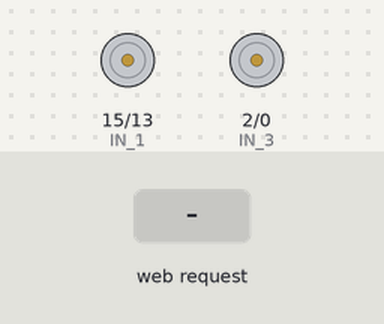
Simulated run of this sketch. Board: ESP8266 (NodeMCU). Parts: motor-driver pin pairs drawn as motors (green arrow = first pin HIGH = forward, orange = second pin HIGH = backward, longer = more drive, scaled by the enable pin). The inputs (shaded band) are chosen by the test bench. WiFi joins after 1.5 s; servers stay silent unless stated; what the sketch prints to the serial monitor is not drawn.

Above: at 2.7 s.
2.8 s: HTTP request GET /LED=ON received
4.3 s: HTTP request GET /state=foward received
At 5.5 s:
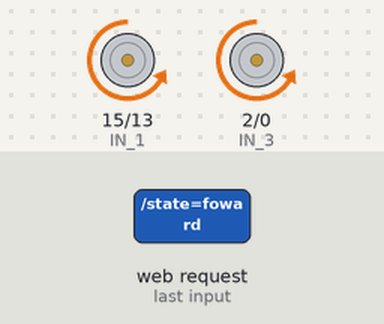
5.8 s: HTTP request GET /state=back received
At 6.7 s:
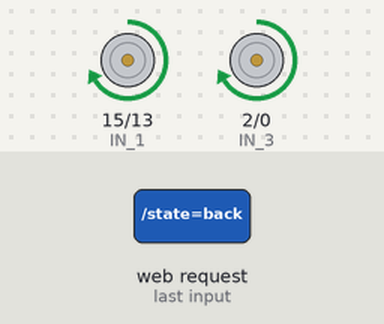
7.3 s: HTTP request GET /LED=OFF received
At 7.8 s:
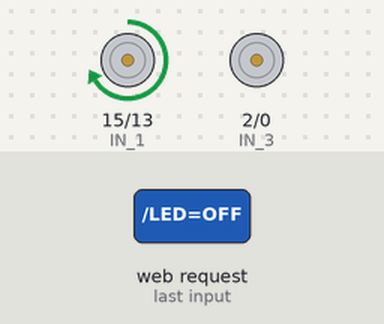
8.8 s: HTTP request GET /state=left received
At 10.0 s:
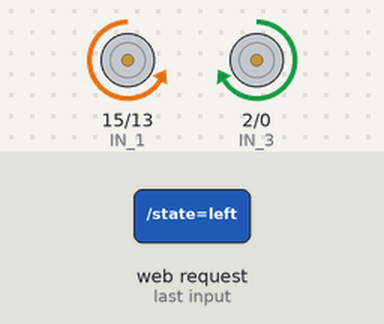
10.3 s: HTTP request GET /state=right received
At 11.3 s:
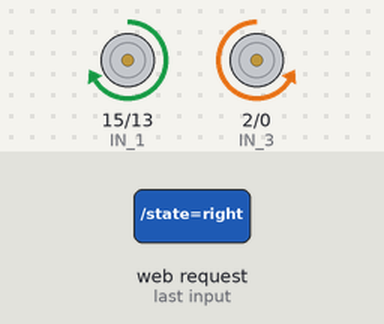
Timing chart, 0 to 12.8 s (numbered marks = the images above; inputs shaded):
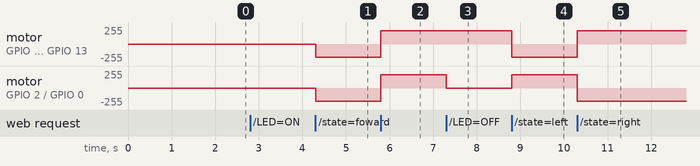

The sketch:

tank_web_control_cod.ino
```cpp
#include <ESP8266WiFi.h>
const char* ssid = "Mf-mustafa";    //  Your Wi-Fi Name
const char* password = "Xkıuy01@";   // Wi-Fi Password
int LED = 2;   // led connected to GPIO2 (D4)
WiFiServer server(80);

/*******************************/

#define ENA   14          // Enable/speed motors Right        GPIO14(D5)
#define ENB   12          // Enable/speed motors Left         GPIO12(D6)
#define IN_1  15          // L298N in1 motors Rightx          GPIO15(D8)
#define IN_2  13          // L298N in2 motors Right           GPIO13(D7)
#define IN_3  2           // L298N in3 motors Left            GPIO2(D4)
#define IN_4  0           // L298N in4 motors Left            GPIO0(D3)

int speedCar = 200;
int speed_Coeff = 3;

void goAhead(){

      digitalWrite(IN_1, LOW);
      digitalWrite(IN_2, HIGH);
      analogWrite(ENA, speedCar);

      digitalWrite(IN_3, LOW);
      digitalWrite(IN_4, HIGH);
      analogWrite(ENB, speedCar);
  }

void goBack(){

      digitalWrite(IN_1, HIGH);
      digitalWrite(IN_2, LOW);
      analogWrite(ENA, speedCar);

      digitalWrite(IN_3, HIGH);
      digitalWrite(IN_4, LOW);
      analogWrite(ENB, speedCar);
  }

void goRight(){

      digitalWrite(IN_1, HIGH);
      digitalWrite(IN_2, LOW);
      analogWrite(ENA, speedCar);

      digitalWrite(IN_3, LOW);
      digitalWrite(IN_4, HIGH);
      analogWrite(ENB, speedCar);
  }

void goLeft(){

      digitalWrite(IN_1, LOW);
      digitalWrite(IN_2, HIGH);
      analogWrite(ENA, speedCar);

      digitalWrite(IN_3, HIGH);
      digitalWrite(IN_4, LOW);
      analogWrite(ENB, speedCar);
  }

void goAheadRight(){

      digitalWrite(IN_1, LOW);
      digitalWrite(IN_2, HIGH);
      analogWrite(ENA, speedCar/speed_Coeff);

      digitalWrite(IN_3, LOW);
      digitalWrite(IN_4, HIGH);
      analogWrite(ENB, speedCar);
   }

void goAheadLeft(){

      digitalWrite(IN_1, LOW);
      digitalWrite(IN_2, HIGH);
      analogWrite(ENA, speedCar);

      digitalWrite(IN_3, LOW);
      digitalWrite(IN_4, HIGH);
      analogWrite(ENB, speedCar/speed_Coeff);
  }

void goBackRight(){

      digitalWrite(IN_1, HIGH);
      digitalWrite(IN_2, LOW);
      analogWrite(ENA, speedCar/speed_Coeff);

      digitalWrite(IN_3, HIGH);
      digitalWrite(IN_4, LOW);
      analogWrite(ENB, speedCar);
  }

void goBackLeft(){

      digitalWrite(IN_1, HIGH);
      digitalWrite(IN_2, LOW);
      analogWrite(ENA, speedCar);

      digitalWrite(IN_3, HIGH);
      digitalWrite(IN_4, LOW);
      analogWrite(ENB, speedCar/speed_Coeff);
  }

void stopRobot(){

      digitalWrite(IN_1, LOW);
      digitalWrite(IN_2, LOW);
      analogWrite(ENA, speedCar);

      digitalWrite(IN_3, LOW);
      digitalWrite(IN_4, LOW);
      analogWrite(ENB, speedCar);
 }

/*********************************/


void setup()
{

 pinMode(ENA, OUTPUT);
 pinMode(ENB, OUTPUT);
 pinMode(IN_1, OUTPUT);
 pinMode(IN_2, OUTPUT);
 pinMode(IN_3, OUTPUT);
 pinMode(IN_4, OUTPUT);

Serial.begin(115200); //Default Baudrate
pinMode(LED, OUTPUT);
digitalWrite(LED, LOW);
Serial.print("Connecting to the Newtork");
WiFi.begin(ssid, password);
while (WiFi.status() != WL_CONNECTED)
{
delay(500);
Serial.print(".");
}
Serial.println("WiFi connected");
server.begin();  // Starts the Server
Serial.println("Server started");
Serial.print("IP Address of network: "); // will IP address on Serial Monitor
Serial.println(WiFi.localIP());
Serial.print("Copy and paste the following URL: https://"); // Will print IP address in URL format
Serial.print(WiFi.localIP());
Serial.println("/");
}
void loop()
{
WiFiClient client = server.available();
if (!client)
{
return;
}
Serial.println("Waiting for new client");
while(!client.available())
{
delay(1);
 }
String request = client.readStringUntil('\r');
Serial.println(request);
client.flush();
int value = LOW;
if(request.indexOf("/LED=ON") != -1)
{
  digitalWrite(LED, HIGH); // Turn LED ON
value = HIGH;
  }
  if(request.indexOf("/LED=OFF") != -1)
 {
    digitalWrite(LED, LOW); // Turn LED OFF
   value = LOW;
 }

 //******************************* leonel's cod

 if(request.indexOf("/state=foward") != -1)
 {
    goAhead();
 }

 if(request.indexOf("/state=back") != -1)
 {
    goBack();
 }

 if(request.indexOf("/state=left") != -1)
 {
    goLeft();
 }
 if(request.indexOf("/state=right") != -1)
 {
    goRight();
 }
 if(request.indexOf("/state=stop") != -1)
 {
    stopRobot();
 }

//*------------------HTML Page Code-------------------
client.println("HTTP/1.1 200 OK"); //
client.println("Content-Type: text/html");
client.println("");
client.println("<!DOCTYPE HTML>");
client.println("<html>");
client.print("<center>");
client.println("<body><h1> WELL-COME TO MICRODIGISOFT TUTORIAL</h1>");
client.println("");
client.println("<body><h1>NodeMCU-ESP8266 As a  WIFI Webserver to Control LED</h1>");
client.println(" CONTROL LED: ");
  if(value == HIGH)
  {
    client.print("ON");
  }
 else
  {
    client.print("OFF");
 }
 client.println("<br><br>");
 client.println("<a href=\"/LED=ON\"\"><button\">ON</button></a>");
 client.println("<a href=\"/LED=OFF\"\"><button\">OFF</button></a><br />");

 client.println("<a href=\"/state=foward\"\"><button\">Forward</button></a><br />");
 client.println("<a href=\"/state=back\"\"><button\">Back</button></a><br />");
 client.println("<a href=\"/state=left\"\"><button\">Left</button></a><br />");
 client.println("<a href=\"/state=right\"\"><button\">Right</button></a><br />");
 client.println("<a href=\"/state=stop\"\"><button\">Stop</button></a><br />");

client.print("</center>");
  client.println("</html>");
 delay(1);
 Serial.println("Client disonnected");
 Serial.println("");
}
```

Measured:
- after the input at 4.3 s, motor on GPIO 15 (IN_1) / GPIO 13 (IN_2), motor on GPIO 2 (IN_3) / GPIO 0 (IN_4): stopped → backward 200/255 at once
- after the input at 5.8 s, motor on GPIO 15 (IN_1) / GPIO 13 (IN_2), motor on GPIO 2 (IN_3) / GPIO 0 (IN_4): backward 200/255 → forward 200/255 at once
- after the input at 7.3 s, motor on GPIO 2 (IN_3) / GPIO 0 (IN_4): forward 200/255 → stopped at once
- after the input at 8.8 s, motor on GPIO 15 (IN_1) / GPIO 13 (IN_2): forward 200/255 → backward 200/255 at once; motor on GPIO 2 (IN_3) / GPIO 0 (IN_4): stopped → forward 200/255 at once
- after the input at 10.3 s, motor on GPIO 15 (IN_1) / GPIO 13 (IN_2): backward 200/255 → forward 200/255 at once; motor on GPIO 2 (IN_3) / GPIO 0 (IN_4): forward 200/255 → backward 200/255 at once
